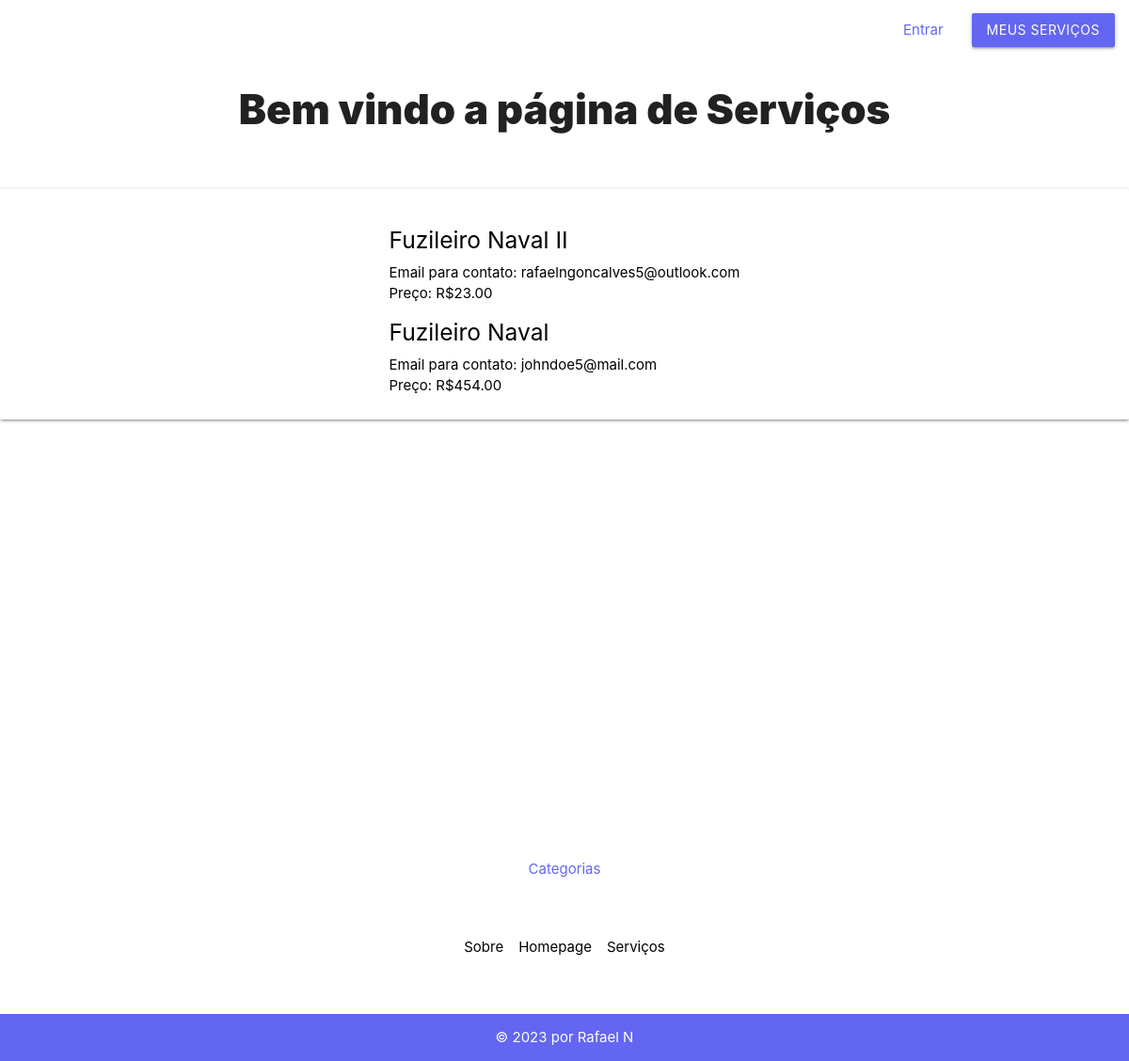
Page /servicosapp/servicos/ on the earlier database version.
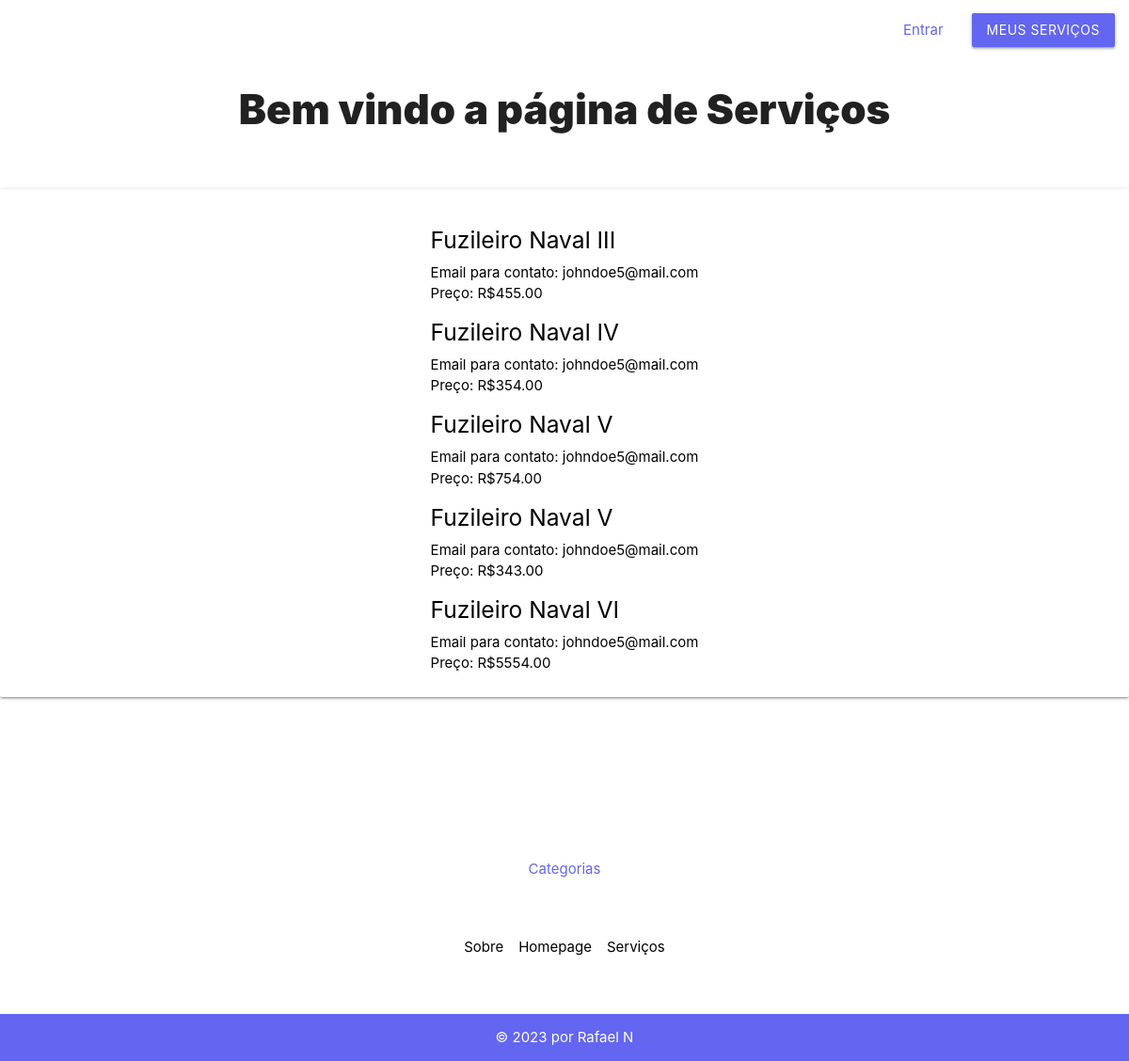
Same page on the later database version.
### servicosapp/models.py (models this page shows)
class Servico(models.Model):
    id_servico = models.AutoField(primary_key=True)
    fk_usuario = models.ForeignKey(auth_user, on_delete=models.DO_NOTHING, null=True)
    fk_categoria = models.ForeignKey(Categoria, on_delete=models.CASCADE, null=True)
    titulo = models.CharField(max_length=150, null=False)
    descricao = models.CharField(max_length=150, default=None)
    email = models.CharField(max_length=150, null=False)
    telefone_1 = models.CharField(max_length=50, null=True)
    telefone_2 = models.CharField(max_length=50, null=True)
    preco = models.IntegerField(default=0, null=True)
    data_pub = models.DateTimeField("Data de publicação", default=django.utils.timezone.now, null=True)
    def __str__(self):
        return self.titulo

### servicosapp/views.py (the view)
# urls.py: path('servicos/', views.index_servicos, name="index_servicos"),
def index_servicos(request):
       servicos = Servico.objects.all()
       context = {
              'servicos': servicos
       }
       return render(request, 'servicosapp/servicos/index.html', context)

### servicosapp/templates/servicosapp/servicos/index.html
{% extends 'base.html' %}
{% block content %}
<h3>Bem vindo a página de Serviços</h3>
<div class="card-panel" style="margin-top: 4em;display: flex; justify-content: center; align-items: center;">
    {% if servicos %}
    <ul>
        {% for servico in servicos %}
        <a id="ancora-servicos" href="{% url 'servicosapp:editar_form' servico.id_servico %}">
        <a id="ancora-servicos" href="{% url 'servicosapp:detalhes_servicos' servico.id_servico %}">
            <h5>{{ servico }}</h5>
            <li>Email para contato: {{ servico.email }}</li>
            <li>Preço: R${{ servico.preco }}.00</li>
        </a>
        {% endfor %}
    </ul>
</div>
{% else %}
<p style="text-align: center; margin-top: 4em;">Não há serviços cadastrados!</p>
{% endif %}
{% endblock content %}

Differences in the rows shown:
removed Servico: titulo "Fuzileiro Naval II", email "rafaelngoncalves5@outlook.com", preco "23"
removed Servico: titulo "Fuzileiro Naval", email "johndoe5@mail.com", preco "454"
added Servico: titulo "Fuzileiro Naval III", email "johndoe5@mail.com", preco "455"
added Servico: titulo "Fuzileiro Naval IV", email "johndoe5@mail.com", preco "354"
added Servico: titulo "Fuzileiro Naval V", email "johndoe5@mail.com", preco "754"
added Servico: titulo "Fuzileiro Naval V", email "johndoe5@mail.com", preco "343"
added Servico: titulo "Fuzileiro Naval VI", email "johndoe5@mail.com", preco "5554"
